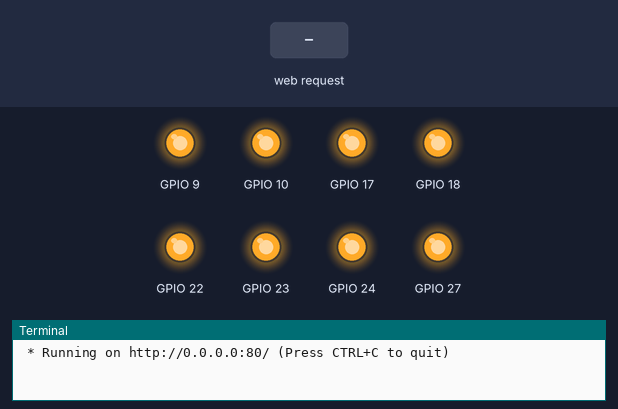
Simulated run of this program. Board: Raspberry Pi (BCM pin numbers). Parts: output pins drawn as LEDs (lit = HIGH), the last lines printed to the terminal. The test bench sets the inputs (shaded band). The clock reads 2024-03-15 10:24:30 at power-on unless the program sets it.

Above: at 1.2 s.
1.3 s: HTTP request for /manual/17/off received
At 2.2 s:
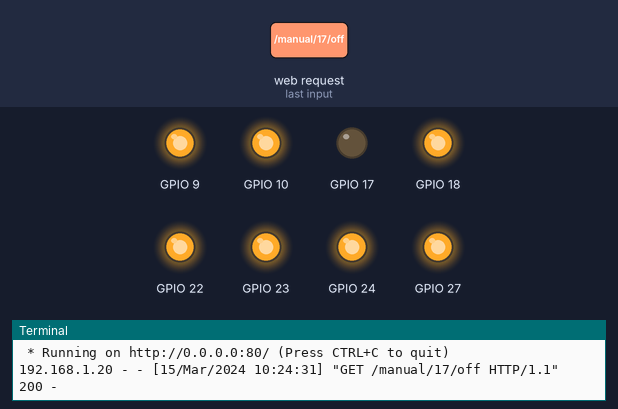
2.8 s: HTTP request for /manual/18/off received
At 3.4 s:
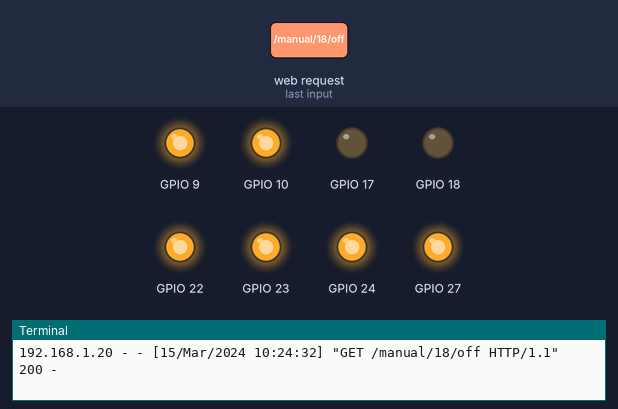
4.3 s: HTTP request for /manual/17/on received
At 5.5 s:
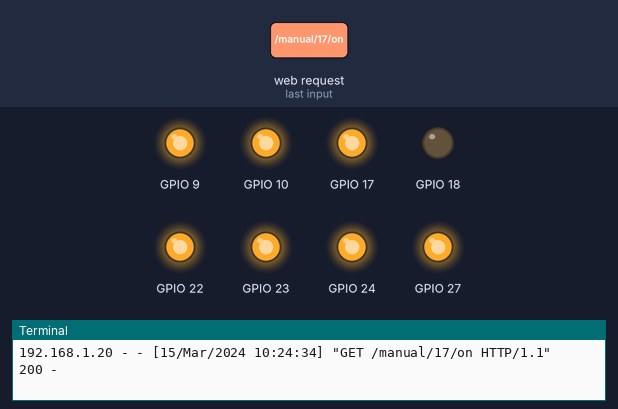
5.8 s: HTTP request for /manual/27/off received
At 6.8 s:
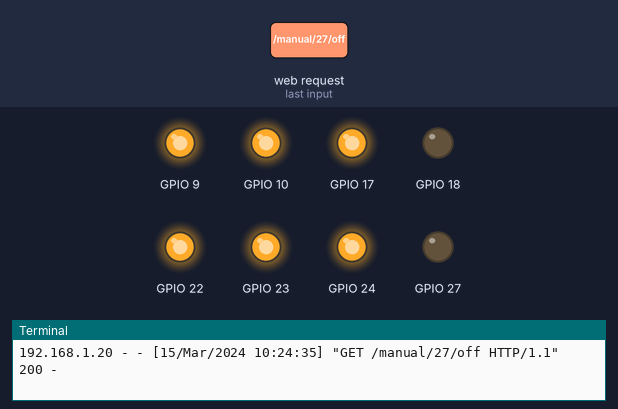
7.3 s: HTTP request for /manual/18/on received
At 8.0 s:
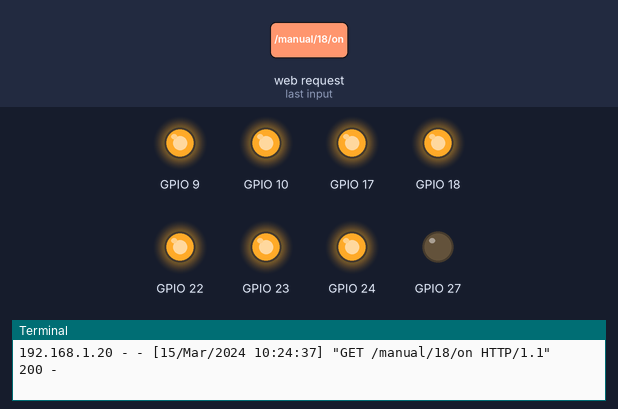
8.8 s: HTTP request for /manual/27/on received
At 9.1 s:
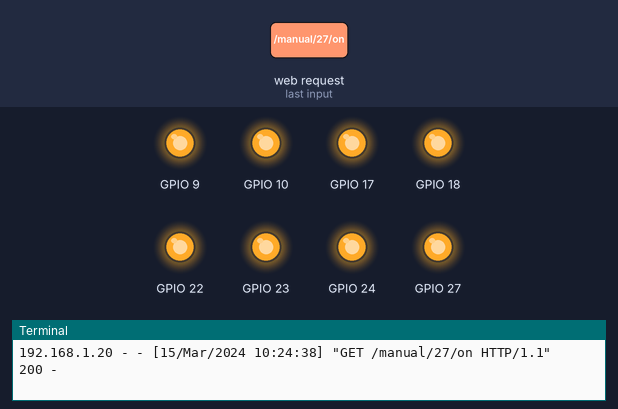
Timing chart, 0 to 11.3 s (numbered marks = the images above; inputs shaded):
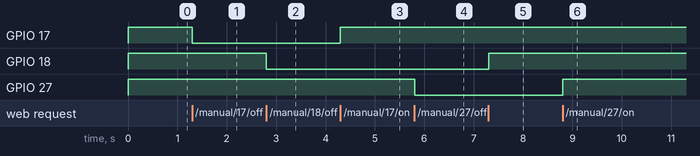

Measured:
- after the input at 1.3 s, GPIO 17: HIGH → LOW at once
- after the input at 2.8 s, GPIO 18: HIGH → LOW at once
- after the input at 4.3 s, GPIO 17: LOW → HIGH at once
- after the input at 5.8 s, GPIO 27: HIGH → LOW at once
- after the input at 7.3 s, GPIO 18: LOW → HIGH at once
- after the input at 8.8 s, GPIO 27: LOW → HIGH at once

The program:

app.py
```python
import RPi.GPIO as GPIO
from flask import Flask, render_template, request
app = Flask(__name__)

GPIO.setmode(GPIO.BCM)


pins = {

   17 : {'name' : 'GrapOpen     (17)', 'state' : GPIO.LOW},
   18 : {'name' : 'GrapClose    (18)', 'state' : GPIO.LOW},
   27 : {'name' : 'AnkleOpen    (27)', 'state' : GPIO.LOW},
   22 : {'name' : 'AnkleClose   (22)', 'state' : GPIO.LOW},
   23 : {'name' : 'BaseCW       (23)', 'state' : GPIO.LOW},
   24 : {'name' : 'BaseCCW      (24)', 'state' : GPIO.LOW},
   10 : {'name' : 'AnkleCW      (10)', 'state' : GPIO.LOW},
   9 :  {'name' : 'AnkleCCW     (09)', 'state' : GPIO.LOW}

   }

joints = {

    'Grap'  : {'0' : 17, '1': 18, 'state' : "idle"},
    'Ankle' : {'0' : 27, '1': 22, 'state' : "idle"},
    'Base'  : {'0' : 23, '1': 24, 'state' : "idle"},
    'Ankle_Turn'  : {'0' : 10, '1': 9, 'state' : "idle"},
   }


for pin in pins:
   GPIO.setup(pin, GPIO.OUT)
   GPIO.output(pin, GPIO.HIGH)

for joint in joints:

    GPIO.setup(joints[joint]['0'], GPIO.OUT)
    GPIO.setup(joints[joint]['1'], GPIO.OUT)

    GPIO.output(joints[joint]['0'], GPIO.HIGH)
    GPIO.output(joints[joint]['1'], GPIO.HIGH)

@app.route("/")
def main():

   for pin in pins:
      pins[pin]['state'] = GPIO.input(pin)

   templateData = {
      'pins' : pins
      }

   return render_template('main.html', **templateData)


@app.route("/manual/<changePin>/<action>")
def m_action(changePin, action):

   changePin = int(changePin)

   deviceName = pins[changePin]['name']

   if action == "on":
      GPIO.output(changePin, GPIO.HIGH)
      message = "Turned " + deviceName + " off"
   if action == "off":
      GPIO.output(changePin, GPIO.LOW)
      message = "Turned " + deviceName + " on."

   for pin in pins:
      pins[pin]['state'] = GPIO.input(pin)

   templateData = {
      'pins' : pins
   }

   return render_template('main.html', **templateData)

@app.route("/<Joint>/<logic>")
def action(Joint, logic):

   deviceLogic0 = int(joints[Joint]['0'])
   deviceLogic1 = int(joints[Joint]['1'])

   if logic == "0":
        GPIO.output(deviceLogic0, GPIO.LOW)
        GPIO.output(deviceLogic1, GPIO.HIGH)
   elif logic == "1":
        GPIO.output(deviceLogic1, GPIO.LOW)
        GPIO.output(deviceLogic0, GPIO.HIGH)
   else:
       GPIO.output(deviceLogic0, GPIO.HIGH)
       GPIO.output(deviceLogic1, GPIO.HIGH)

   for pin in pins:
        pins[pin]['state'] = GPIO.input(pin)

   templateData = {
      'pins' : pins
   }

   return render_template('main.html', **templateData)


if __name__ == "__main__":
   app.run(host='0.0.0.0', port=80, debug=True)
```
